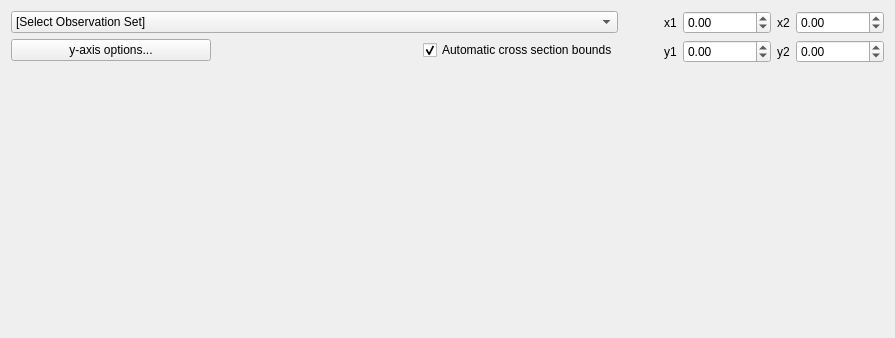
<?xml version="1.0" encoding="UTF-8"?>
<ui version="4.0">
 <class>CrossSectionClass</class>
 <widget class="QWidget" name="CrossSectionClass">
  <property name="geometry">
   <rect>
    <x>0</x>
    <y>0</y>
    <width>895</width>
    <height>338</height>
   </rect>
  </property>
  <property name="sizePolicy">
   <sizepolicy hsizetype="Expanding" vsizetype="Preferred">
    <horstretch>0</horstretch>
    <verstretch>0</verstretch>
   </sizepolicy>
  </property>
  <property name="minimumSize">
   <size>
    <width>400</width>
    <height>0</height>
   </size>
  </property>
  <property name="windowTitle">
   <string>Cross Section</string>
  </property>
  <layout class="QVBoxLayout" name="verticalLayout_2">
   <property name="sizeConstraint">
    <enum>QLayout::SetMinAndMaxSize</enum>
   </property>
   <item>
    <layout class="QHBoxLayout" name="horizontalLayout_2">
     <item>
      <layout class="QVBoxLayout" name="verticalLayout">
       <item>
        <widget class="QComboBox" name="obscombo">
         <item>
          <property name="text">
           <string>[Select Observation Set]</string>
          </property>
         </item>
        </widget>
       </item>
       <item>
        <layout class="QHBoxLayout" name="horizontalLayout">
         <item>
          <widget class="QPushButton" name="yaxisoptions">
           <property name="sizePolicy">
            <sizepolicy hsizetype="MinimumExpanding" vsizetype="Fixed">
             <horstretch>0</horstretch>
             <verstretch>0</verstretch>
            </sizepolicy>
           </property>
           <property name="minimumSize">
            <size>
             <width>101</width>
             <height>0</height>
            </size>
           </property>
           <property name="maximumSize">
            <size>
             <width>200</width>
             <height>16777215</height>
            </size>
           </property>
           <property name="text">
            <string>y-axis options...</string>
           </property>
          </widget>
         </item>
         <item>
          <spacer name="horizontalSpacer">
           <property name="orientation">
            <enum>Qt::Horizontal</enum>
           </property>
           <property name="sizeType">
            <enum>QSizePolicy::MinimumExpanding</enum>
           </property>
           <property name="sizeHint" stdset="0">
            <size>
             <width>40</width>
             <height>20</height>
            </size>
           </property>
          </spacer>
         </item>
         <item>
          <widget class="QCheckBox" name="automaticcrossbounds">
           <property name="sizePolicy">
            <sizepolicy hsizetype="Maximum" vsizetype="Fixed">
             <horstretch>0</horstretch>
             <verstretch>0</verstretch>
            </sizepolicy>
           </property>
           <property name="text">
            <string>Automatic cross section bounds</string>
           </property>
           <property name="checked">
            <bool>true</bool>
           </property>
          </widget>
         </item>
        </layout>
       </item>
      </layout>
     </item>
     <item>
      <spacer name="horizontalSpacer_2">
       <property name="orientation">
        <enum>Qt::Horizontal</enum>
       </property>
       <property name="sizeType">
        <enum>QSizePolicy::Ignored</enum>
       </property>
       <property name="sizeHint" stdset="0">
        <size>
         <width>40</width>
         <height>20</height>
        </size>
       </property>
      </spacer>
     </item>
     <item>
      <layout class="QGridLayout" name="gridLayout">
       <property name="sizeConstraint">
        <enum>QLayout::SetMinAndMaxSize</enum>
       </property>
       <item row="0" column="0">
        <widget class="QLabel" name="label">
         <property name="enabled">
          <bool>true</bool>
         </property>
         <property name="text">
          <string>x1</string>
         </property>
        </widget>
       </item>
       <item row="0" column="1">
        <widget class="QDoubleSpinBox" name="x1">
         <property name="enabled">
          <bool>true</bool>
         </property>
         <property name="sizePolicy">
          <sizepolicy hsizetype="Minimum" vsizetype="Fixed">
           <horstretch>0</horstretch>
           <verstretch>0</verstretch>
          </sizepolicy>
         </property>
         <property name="minimum">
          <double>-999999999.000000000000000</double>
         </property>
         <property name="maximum">
          <double>999999999.000000000000000</double>
         </property>
        </widget>
       </item>
       <item row="0" column="2">
        <widget class="QLabel" name="label_3">
         <property name="enabled">
          <bool>true</bool>
         </property>
         <property name="text">
          <string>x2</string>
         </property>
        </widget>
       </item>
       <item row="0" column="3">
        <widget class="QDoubleSpinBox" name="x2">
         <property name="enabled">
          <bool>true</bool>
         </property>
         <property name="sizePolicy">
          <sizepolicy hsizetype="Minimum" vsizetype="Fixed">
           <horstretch>0</horstretch>
           <verstretch>0</verstretch>
          </sizepolicy>
         </property>
         <property name="minimum">
          <double>-999999999.000000000000000</double>
         </property>
         <property name="maximum">
          <double>999999999.000000000000000</double>
         </property>
        </widget>
       </item>
       <item row="1" column="0">
        <widget class="QLabel" name="label_2">
         <property name="enabled">
          <bool>true</bool>
         </property>
         <property name="text">
          <string>y1</string>
         </property>
        </widget>
       </item>
       <item row="1" column="1">
        <widget class="QDoubleSpinBox" name="y1">
         <property name="enabled">
          <bool>true</bool>
         </property>
         <property name="sizePolicy">
          <sizepolicy hsizetype="Minimum" vsizetype="Fixed">
           <horstretch>0</horstretch>
           <verstretch>0</verstretch>
          </sizepolicy>
         </property>
         <property name="minimum">
          <double>-999999999.000000000000000</double>
         </property>
         <property name="maximum">
          <double>999999999.000000000000000</double>
         </property>
        </widget>
       </item>
       <item row="1" column="2">
        <widget class="QLabel" name="label_4">
         <property name="enabled">
          <bool>true</bool>
         </property>
         <property name="text">
          <string>y2</string>
         </property>
        </widget>
       </item>
       <item row="1" column="3">
        <widget class="QDoubleSpinBox" name="y2">
         <property name="enabled">
          <bool>true</bool>
         </property>
         <property name="sizePolicy">
          <sizepolicy hsizetype="Minimum" vsizetype="Fixed">
           <horstretch>0</horstretch>
           <verstretch>0</verstretch>
          </sizepolicy>
         </property>
         <property name="minimum">
          <double>-999999999.000000000000000</double>
         </property>
         <property name="maximum">
          <double>999999999.000000000000000</double>
         </property>
        </widget>
       </item>
      </layout>
     </item>
    </layout>
   </item>
   <item>
    <widget class="QSplitter" name="splitter">
     <property name="orientation">
      <enum>Qt::Vertical</enum>
     </property>
     <widget class="ProfileGraph" name="profilegraph" native="true">
      <property name="minimumSize">
       <size>
        <width>0</width>
        <height>100</height>
       </size>
      </property>
     </widget>
    </widget>
   </item>
  </layout>
 </widget>
 <customwidgets>
  <customwidget>
   <class>ProfileGraph</class>
   <extends>QWidget</extends>
   <header>profilegraph.h</header>
   <container>1</container>
  </customwidget>
 </customwidgets>
 <resources/>
 <connections/>
</ui>
